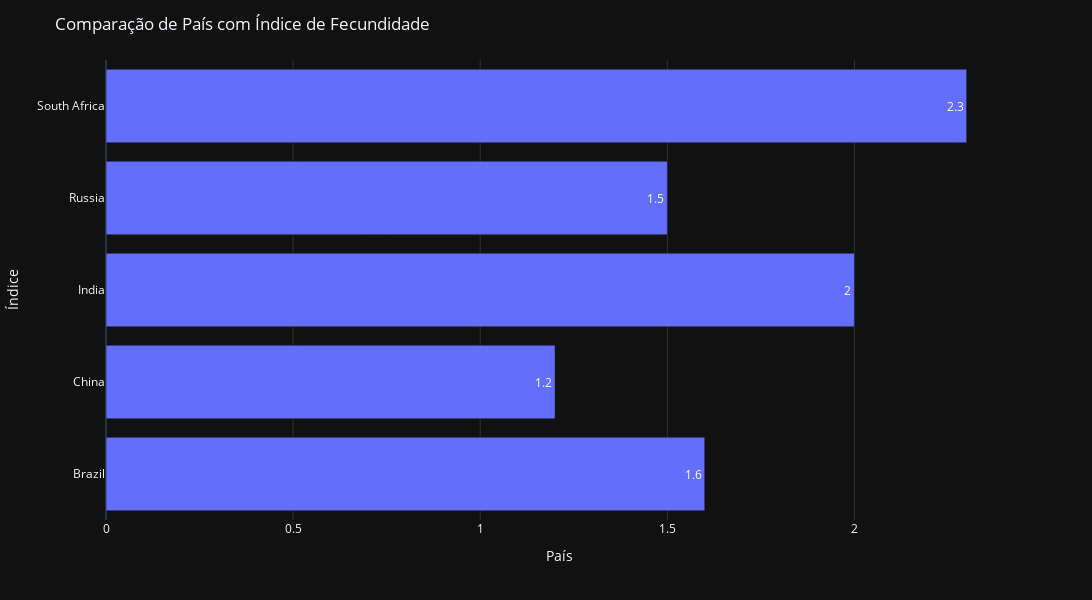

The notebook cell this image was saved under:
### Code cell
fig = px.bar(df1, x='indice_fecundidade', y='pais', text_auto=True, template='plotly_dark')
fig.update_layout(title='Comparação de País com Índice de Fecundidade', autosize=False, height=600, width=1780)
fig.update_xaxes(title_text='País')
fig.update_yaxes(title_text='Índice')
fig.show()

### Figure 1 — Plotly figure (JSON) as saved in the notebook; plotly's stock layout.template omitted (floating-point values rounded to 4 significant figures)
{"data": [{"alignmentgroup": "True", "hovertemplate": "indice_fecundidade=%{x}<br>pais=%{y}<extra></extra>", "legendgroup": "", "marker": {"color": "#636efa", "pattern": {"shape": ""}}, "name": "", "offsetgroup": "", "orientation": "h", "showlegend": false, "textposition": "auto", "texttemplate": "%{x}", "type": "bar", "x": [1.6, 1.2, 2, 1.5, 2.3], "xaxis": "x", "y": ["Brazil", "China", "India", "Russia", "South Africa"], "yaxis": "y"}], "layout": {"autosize": false, "barmode": "relative", "height": 600, "legend": {"tracegroupgap": 0}, "margin": {"t": 60}, "title": {"text": "Comparação de País com Índice de Fecundidade"}, "width": 1780, "xaxis": {"anchor": "y", "domain": [0, 1], "title": {"text": "País"}}, "yaxis": {"anchor": "x", "domain": [0, 1], "title": {"text": "Índice"}}}}
